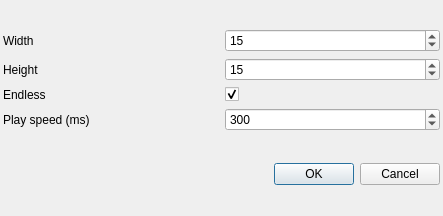
<?xml version="1.0" encoding="UTF-8"?>
<ui version="4.0">
 <class>EinstellungsDialog</class>
 <widget class="QDialog" name="EinstellungsDialog">
  <property name="windowModality">
   <enum>Qt::WindowModal</enum>
  </property>
  <property name="geometry">
   <rect>
    <x>0</x>
    <y>0</y>
    <width>443</width>
    <height>216</height>
   </rect>
  </property>
  <property name="windowTitle">
   <string>GameOfLife - Settings</string>
  </property>
  <layout class="QGridLayout" name="gridLayout_2">
   <property name="leftMargin">
    <number>3</number>
   </property>
   <property name="topMargin">
    <number>3</number>
   </property>
   <property name="rightMargin">
    <number>3</number>
   </property>
   <property name="bottomMargin">
    <number>3</number>
   </property>
   <item row="0" column="0">
    <layout class="QGridLayout" name="gridLayout">
     <item row="0" column="0">
      <widget class="QLabel" name="breite_label">
       <property name="text">
        <string>Width</string>
       </property>
      </widget>
     </item>
     <item row="0" column="1">
      <widget class="QSpinBox" name="breite_box">
       <property name="minimum">
        <number>5</number>
       </property>
       <property name="maximum">
        <number>40</number>
       </property>
       <property name="value">
        <number>15</number>
       </property>
      </widget>
     </item>
     <item row="1" column="0">
      <widget class="QLabel" name="hoehe_label">
       <property name="text">
        <string>Height</string>
       </property>
      </widget>
     </item>
     <item row="1" column="1">
      <widget class="QSpinBox" name="hoehe_box">
       <property name="minimum">
        <number>5</number>
       </property>
       <property name="maximum">
        <number>40</number>
       </property>
       <property name="value">
        <number>15</number>
       </property>
      </widget>
     </item>
     <item row="2" column="0">
      <widget class="QLabel" name="endlos_label">
       <property name="text">
        <string>Endless</string>
       </property>
      </widget>
     </item>
     <item row="2" column="1">
      <widget class="QCheckBox" name="endlos_checkbox">
       <property name="text">
        <string/>
       </property>
       <property name="checked">
        <bool>true</bool>
       </property>
      </widget>
     </item>
     <item row="3" column="1">
      <widget class="QSpinBox" name="playspeed_sbox">
       <property name="minimum">
        <number>100</number>
       </property>
       <property name="maximum">
        <number>60000</number>
       </property>
       <property name="value">
        <number>300</number>
       </property>
      </widget>
     </item>
     <item row="3" column="0">
      <widget class="QLabel" name="label">
       <property name="text">
        <string>Play speed (ms)</string>
       </property>
      </widget>
     </item>
    </layout>
   </item>
   <item row="1" column="0">
    <widget class="QDialogButtonBox" name="buttonBox">
     <property name="orientation">
      <enum>Qt::Horizontal</enum>
     </property>
     <property name="standardButtons">
      <set>QDialogButtonBox::Cancel|QDialogButtonBox::Ok</set>
     </property>
    </widget>
   </item>
  </layout>
 </widget>
 <resources/>
 <connections>
  <connection>
   <sender>buttonBox</sender>
   <signal>accepted()</signal>
   <receiver>EinstellungsDialog</receiver>
   <slot>accept()</slot>
   <hints>
    <hint type="sourcelabel">
     <x>248</x>
     <y>254</y>
    </hint>
    <hint type="destinationlabel">
     <x>157</x>
     <y>274</y>
    </hint>
   </hints>
  </connection>
  <connection>
   <sender>buttonBox</sender>
   <signal>rejected()</signal>
   <receiver>EinstellungsDialog</receiver>
   <slot>reject()</slot>
   <hints>
    <hint type="sourcelabel">
     <x>316</x>
     <y>260</y>
    </hint>
    <hint type="destinationlabel">
     <x>286</x>
     <y>274</y>
    </hint>
   </hints>
  </connection>
 </connections>
</ui>
